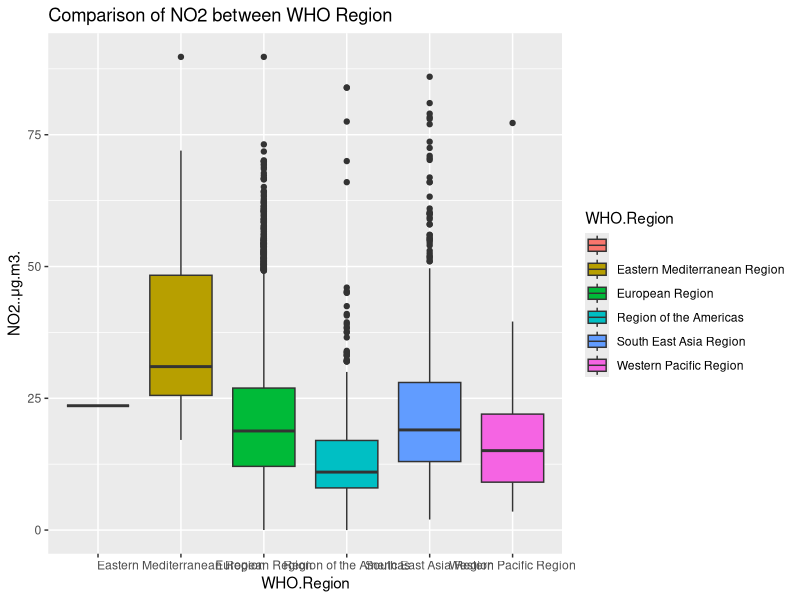
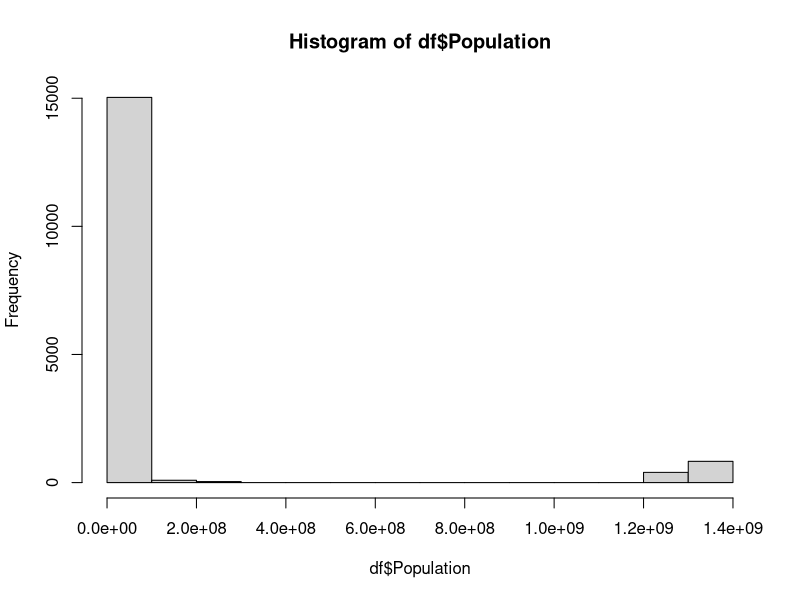
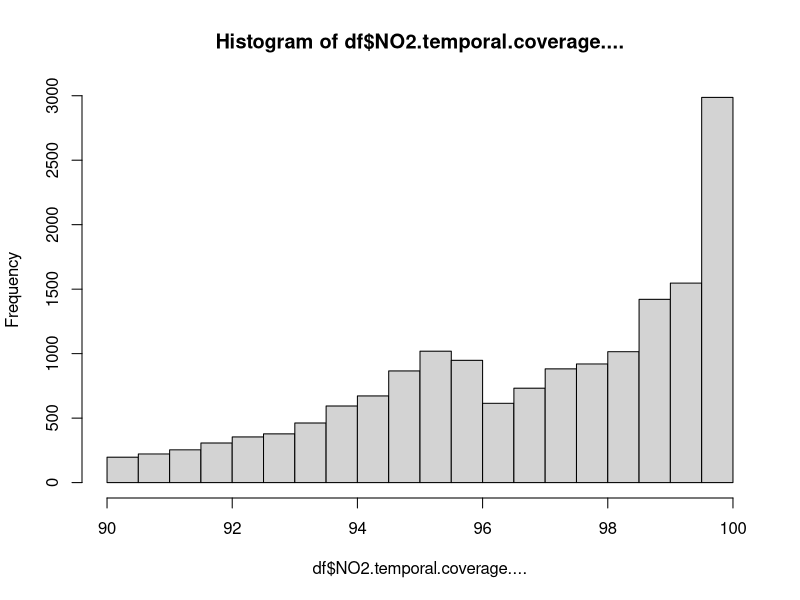

Reproduce these figures in R, in order.
## ---- chunk 1
#| vscode: {languageId: r}
df = read.csv('data_final.csv')
print(head(df))
## ---- chunk 2
#| vscode: {languageId: r}
summary(df)
## ---- chunk 3
#| vscode: {languageId: r}
unique_region <- unique(df$WHO.Region)
print(unique_region)
## ---- chunk 4
#| vscode: {languageId: r}
unique_iso <- unique(df$ISO3)
print(unique_iso)
## ---- chunk 5
#| vscode: {languageId: r}
unique_country <- unique(df$WHO.Country.Name)
print(unique_country)
## ---- chunk 6
#| vscode: {languageId: r}
library(dplyr)

# Balancing data choosing countries with data for years 2010, 2016, 2017, and 2018
years_to_keep <- c(2010, 2016, 2017, 2018)

# balanced data
years_to_keep <- c(2010, 2014, 2015, 2016, 2017, 2018)

# Filter the data frame
filtered_df <- df %>%
  group_by(WHO.Country.Name) %>%
  filter(all(years_to_keep %in% Measurement.Year))

# Display the filtered data frame
print(head(filtered_df))
## ---- chunk 7
#| vscode: {languageId: r}
library(ggplot2)
print(names(df))

#hist(df$NO2....g.m3.)

df %>%
  ggplot( aes(x = WHO.Region, y = NO2..μg.m3., fill=WHO.Region)) +
  geom_boxplot() +ggtitle("Comparison of NO2 between WHO Region")

hist(df$Population)

hist(df$NO2.temporal.coverage....)

## ---- chunk 8
#| vscode: {languageId: r}

df1 <- subset(df, select=c(Measurement.Year, WHO.Country.Name))

df2 <- df1[order(df1$Measurement.Year), ]
df2

table <- table(df1)

# Create a new data frame with counts for each combination of Year and Country
count_df <- df1 %>%
  group_by(Measurement.Year, WHO.Country.Name) %>%
  summarize(Frequency = n())

# Display the resulting data frame
print(count_df)

count_df[count_df$WHO.Country.Name=="Korea",]
## ---- chunk 9

df_region <- subset(df, select=c(Measurement.Year, WHO.Region))


# Create a new data frame with counts for each combination of Year and Country
df_region <- df_region %>%
  group_by(Measurement.Year, WHO.Region) %>%
  summarize(Frequency = n())

# Display the resulting data frame
print(df_region)
## ---- chunk 10


sea <- subset(df, select=NO2..μg.m3.,
                      subset=WHO.Region=="South East Asia Region", drop=T)

eur  <- subset(df, select=NO2..μg.m3.,
                      subset=WHO.Region=="European Region", drop=T)

t.test(sea, eur, alt="greater")

## ---- chunk 11

df2019 <- df[df$Measurement.Year==2019, ]

sea2 <- subset(df2019, select=NO2..μg.m3.,
                      subset=WHO.Region=="South East Asia Region", drop=T)

eur2  <- subset(df2019, select=NO2..μg.m3.,
                      subset=WHO.Region=="European Region", drop=T)

t.test(sea2, eur2, alt="greater")

## ---- chunk 12
sea3 <- df[df$WHO.Region == "South East Asia Region", ]
eur3 <- df[df$WHO.Region == "European Region", ]
N <- 100000

ratiomeans<- numeric(N)

for (i in 1:N)
{
  sea_sample <- sample(df$NO2..μg.m3.[df$WHO.Region == 'South East Asia Region'], length(sea3), replace = TRUE)
  eur_sample <- sample(df$NO2..μg.m3.[df$WHO.Region == 'European Region'], length(eur3), replace = TRUE)
  ratiomeans[i] <- mean(sea_sample)/mean(eur_sample)
}

quantile(ratiomeans, c(0.025, 0.975))
## ---- chunk 13
df$WHO.Guideline <- ifelse(df$NO2..μg.m3. >= 41.0, "above", "within")
print(head(df))

df_region_chi <- df[!is.na(df$WHO.Region) & !is.na(df$WHO.Guideline),]

tableRegion <- table(df$WHO.Region, df$WHO.Guideline)
tableRegion

chisq.test(tableRegion)

## ---- chunk 14

germany1 <- subset(df, select=NO2..μg.m3.,
                      subset=WHO.Country.Name=="Germany", drop=T)

france1  <- subset(df, select=NO2..μg.m3.,
                      subset=WHO.Country.Name=="France", drop=T)

t.test(germany1, france1, alt="greater")

## ---- chunk 15
df2010 <- df[df$Measurement.Year==2010, ]

germany2 <- subset(df2010, select=NO2..μg.m3.,
                      subset=WHO.Country.Name=="Germany", drop=T)

france2  <- subset(df2010, select=NO2..μg.m3.,
                      subset=WHO.Country.Name=="France", drop=T)

t.test(france2, germany2, alt="less")
## ---- chunk 16

germany3 <- subset(df, select=Population,
                      subset=WHO.Country.Name=="Germany", drop=T)

france3  <- subset(df, select=Population,
                      subset=WHO.Country.Name=="France", drop=T)

t.test(germany3, france3, alt="greater")

## ---- chunk 17

df_germany <- df[df$WHO.Country.Name=="Germany", ]

germany2016 <- subset(df_germany, select=NO2..μg.m3.,
                      subset=Measurement.Year=="2016", drop=T)

germany2018  <- subset(df_germany, select=NO2..μg.m3.,
                      subset=Measurement.Year=="2018", drop=T)

t.test(germany2018, germany2016, alt="less")


## ---- chunk 18

df_france <- df[df$WHO.Country.Name=="France", ]

france2010 <- subset(df_france, select=NO2..μg.m3.,
                      subset=Measurement.Year=="2010", drop=T)

france2016  <- subset(df_france, select=NO2..μg.m3.,
                      subset=Measurement.Year=="2016", drop=T)

t.test(france2016, france2010, alt="less")


## ---- chunk 19

germany2013 <- subset(df_germany, select=NO2..μg.m3.,
                      subset=Measurement.Year=="2013", drop=T)

germany2019  <- subset(df_germany, select=NO2..μg.m3.,
                      subset=Measurement.Year=="2019", drop=T)

t.test(germany2019, germany2013, alt="less")
## ---- chunk 20


df_india <- df[df$WHO.Country.Name=="India", ]

india2014 <- subset(df_germany, select=NO2..μg.m3.,
                      subset=Measurement.Year=="2014", drop=T)

india2018  <- subset(df_germany, select=NO2..μg.m3.,
                      subset=Measurement.Year=="2018", drop=T)

t.test(india2018, india2014, alt="less")


## ---- chunk 21

df_global <- df[(df$Measurement.Year>=2013 & df$Measurement.Year<=2019),]

#df_year_chi <- df_global[!is.na(df_global$Measurement.Year) & !is.na(df_global$WHO.Guideline),]

table_year<- table(df_global$Measurement.Year, df_global$WHO.Guideline)
table_year

chisq.test(table_year)

## ---- chunk 22

df_global2 <- df_global[df_global$WHO.Country.Name=="India" | df_global$WHO.Country.Name=="Germany" | df_global$WHO.Country.Name=="France", ]

df_global2 <- df_global2[(df_global2$Measurement.Year>=2013 & df_global2$Measurement.Year<=2019),]

#df_year_chi <- df_global[!is.na(df_global$Measurement.Year) & !is.na(df_global$WHO.Guideline),]

table_year2 <- table(df_global2$Measurement.Year, df_global2$WHO.Guideline)
table_year2

chisq.test(table_year2)

